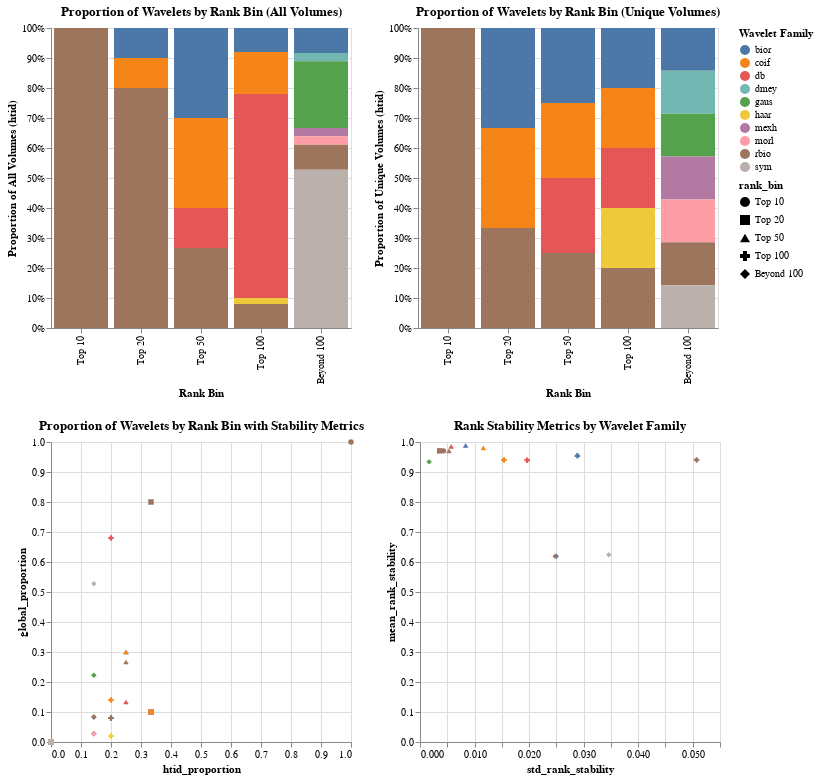

Notebook source saved alongside this figure:
### Code cell
# Add rank bins to the data
subset_combined_results_df['rank_bin'] = pd.cut(
    subset_combined_results_df['combined_final_wavelet_rank'],
    bins=[0, 10, 20, 50, 100, subset_combined_results_df['combined_final_wavelet_rank'].max()],
    labels=['Top 10', 'Top 20', 'Top 50', 'Top 100', 'Beyond 100']
)

# Add unique htid count and stability metrics to the summary
rank_bin_summary = subset_combined_results_df.groupby(['wavelet_family', 'rank_bin']).agg(
    count=('combined_final_wavelet_rank', 'count'),
    unique_htid=('htid', 'nunique'),  # Count of unique volumes (htid)
    mean_rank_stability=('rank_stability', 'mean'),  # Mean rank stability
    std_rank_stability=('rank_stability', 'std')  # Standard deviation of rank stability
).reset_index()

# Total count for each rank_bin
bin_totals = rank_bin_summary.groupby('rank_bin')['count'].sum().reset_index()
bin_totals.rename(columns={'count': 'total_bin_count'}, inplace=True)
rank_bin_summary = rank_bin_summary.merge(bin_totals, on='rank_bin')

# Total unique htid per rank_bin
bin_totals_htid = rank_bin_summary.groupby('rank_bin')['unique_htid'].sum().reset_index()
bin_totals_htid.rename(columns={'unique_htid': 'total_bin_unique_htid'}, inplace=True)
rank_bin_summary = rank_bin_summary.merge(bin_totals_htid, on='rank_bin')

# Proportion of all wavelets in each bin (relative to total bin count)
rank_bin_summary['global_proportion'] = rank_bin_summary['count'] / rank_bin_summary['total_bin_count']

# Proportion of unique htid in each bin relative to total unique htid for that bin
rank_bin_summary['htid_proportion'] = rank_bin_summary['unique_htid'] / rank_bin_summary['total_bin_unique_htid']

# Sort order for consistent visualization
sort_order = ['Top 10', 'Top 20', 'Top 50', 'Top 100', 'Beyond 100']

selection = alt.selection_multi(fields=['wavelet_family'], bind='legend')
# Create a bar chart to include rank stability metrics
global_chart = alt.Chart(rank_bin_summary).mark_bar().encode(
    x=alt.X('rank_bin:N', title='Rank Bin', sort=sort_order),
    y=alt.Y('global_proportion:Q', title='Proportion of All Volumes (htid)', stack='normalize'),
    color=alt.Color('wavelet_family:N', title='Wavelet Family', scale=alt.Scale(scheme='tableau10')),
    tooltip=[
        'wavelet_family',
        'rank_bin',
        'count',
        'global_proportion',
        'unique_htid',
        'htid_proportion',
        'mean_rank_stability',
        'std_rank_stability'
    ],
	opacity=alt.condition(selection, alt.value(1), alt.value(0.2))
).add_params(selection).properties(
    title='Proportion of Wavelets by Rank Bin (All Volumes)',
    width=300,
    height=300
)

htid_chart = alt.Chart(rank_bin_summary).mark_bar().encode(
    x=alt.X('rank_bin:N', title='Rank Bin', sort=sort_order),
    y=alt.Y('htid_proportion:Q', title='Proportion of Unique Volumes (htid)', stack='normalize'),
    color=alt.Color('wavelet_family:N', title='Wavelet Family', scale=alt.Scale(scheme='tableau10')),
    tooltip=[
        'wavelet_family',
        'rank_bin',
        'count',
        'global_proportion',
        'unique_htid',
        'htid_proportion',
        'mean_rank_stability',
        'std_rank_stability'
    ],
	opacity=alt.condition(selection, alt.value(1), alt.value(0.2))
).add_params(selection).properties(
    title='Proportion of Wavelets by Rank Bin (Unique Volumes)',
    width=300,
    height=300
)

# Scatter plot for rank stability metrics
htid_global_chart = alt.Chart(rank_bin_summary).mark_point(filled=True).encode(
    x='htid_proportion:Q',
    y='global_proportion:Q',
    color='wavelet_family:N',
    tooltip=[
        'wavelet_family', 
        'rank_bin', 
        'count', 
        'global_proportion', 
        'unique_htid', 
        'htid_proportion', 
        'mean_rank_stability', 
        'std_rank_stability'
    ],
    shape=alt.Shape('rank_bin:N', sort=sort_order),
	opacity=alt.condition(selection, alt.value(1), alt.value(0.2))
).add_params(selection).properties(
    title='Proportion of Wavelets by Rank Bin with Stability Metrics',
    width=300,
    height=300
)

stability_chart = alt.Chart(rank_bin_summary).mark_point(filled=True).encode(
	y='mean_rank_stability:Q',
	x='std_rank_stability:Q',
	color='wavelet_family:N',
	tooltip=[
		'wavelet_family', 
		'rank_bin',
		'count',
		'global_proportion',
		'unique_htid',
		'htid_proportion',
		'mean_rank_stability',
		'std_rank_stability'
	],
	opacity=alt.condition(selection, alt.value(1), alt.value(0.2)),
	shape=alt.Shape('rank_bin:N', sort=sort_order)
).add_params(selection).properties(
	title='Rank Stability Metrics by Wavelet Family',
	width=300,
	height=300
)

# Combine charts
alt.vconcat(alt.hconcat(global_chart, htid_chart), alt.hconcat(htid_global_chart, stability_chart))

### Figure 1 — Vega-Lite specification as saved in the notebook (floating-point values rounded to 4 significant figures)
{"config": {"view": {"continuousWidth": 300, "continuousHeight": 300}}, "vconcat": [{"hconcat": [{"mark": {"type": "bar"}, "encoding": {"color": {"field": "wavelet_family", "scale": {"scheme": "tableau10"}, "title": "Wavelet Family", "type": "nominal"}, "opacity": {"condition": {"param": "param_5", "value": 1}, "value": 0.2}, "tooltip": [{"field": "wavelet_family", "type": "nominal"}, {"field": "rank_bin", "type": "ordinal"}, {"field": "count", "type": "quantitative"}, {"field": "global_proportion", "type": "quantitative"}, {"field": "unique_htid", "type": "quantitative"}, {"field": "htid_proportion", "type": "quantitative"}, {"field": "mean_rank_stability", "type": "quantitative"}, {"field": "std_rank_stability", "type": "quantitative"}], "x": {"field": "rank_bin", "sort": ["Top 10", "Top 20", "Top 50", "Top 100", "Beyond 100"], "title": "Rank Bin", "type": "nominal"}, "y": {"field": "global_proportion", "stack": "normalize", "title": "Proportion of All Volumes (htid)", "type": "quantitative"}}, "height": 300, "name": "view_5", "title": "Proportion of Wavelets by Rank Bin (All Volumes)", "width": 300}, {"mark": {"type": "bar"}, "encoding": {"color": {"field": "wavelet_family", "scale": {"scheme": "tableau10"}, "title": "Wavelet Family", "type": "nominal"}, "opacity": {"condition": {"param": "param_5", "value": 1}, "value": 0.2}, "tooltip": [{"field": "wavelet_family", "type": "nominal"}, {"field": "rank_bin", "type": "ordinal"}, {"field": "count", "type": "quantitative"}, {"field": "global_proportion", "type": "quantitative"}, {"field": "unique_htid", "type": "quantitative"}, {"field": "htid_proportion", "type": "quantitative"}, {"field": "mean_rank_stability", "type": "quantitative"}, {"field": "std_rank_stability", "type": "quantitative"}], "x": {"field": "rank_bin", "sort": ["Top 10", "Top 20", "Top 50", "Top 100", "Beyond 100"], "title": "Rank Bin", "type": "nominal"}, "y": {"field": "htid_proportion", "stack": "normalize", "title": "Proportion of Unique Volumes (htid)", "type": "quantitative"}}, "height": 300, "name": "view_6", "title": "Proportion of Wavelets by Rank Bin (Unique Volumes)", "width": 300}]}, {"hconcat": [{"mark": {"type": "point", "filled": true}, "encoding": {"color": {"field": "wavelet_family", "type": "nominal"}, "opacity": {"condition": {"param": "param_5", "value": 1}, "value": 0.2}, "shape": {"field": "rank_bin", "sort": ["Top 10", "Top 20", "Top 50", "Top 100", "Beyond 100"], "type": "nominal"}, "tooltip": [{"field": "wavelet_family", "type": "nominal"}, {"field": "rank_bin", "type": "ordinal"}, {"field": "count", "type": "quantitative"}, {"field": "global_proportion", "type": "quantitative"}, {"field": "unique_htid", "type": "quantitative"}, {"field": "htid_proportion", "type": "quantitative"}, {"field": "mean_rank_stability", "type": "quantitative"}, {"field": "std_rank_stability", "type": "quantitative"}], "x": {"field": "htid_proportion", "type": "quantitative"}, "y": {"field": "global_proportion", "type": "quantitative"}}, "height": 300, "name": "view_7", "title": "Proportion of Wavelets by Rank Bin with Stability Metrics", "width": 300}, {"mark": {"type": "point", "filled": true}, "encoding": {"color": {"field": "wavelet_family", "type": "nominal"}, "opacity": {"condition": {"param": "param_5", "value": 1}, "value": 0.2}, "shape": {"field": "rank_bin", "sort": ["Top 10", "Top 20", "Top 50", "Top 100", "Beyond 100"], "type": "nominal"}, "tooltip": [{"field": "wavelet_family", "type": "nominal"}, {"field": "rank_bin", "type": "ordinal"}, {"field": "count", "type": "quantitative"}, {"field": "global_proportion", "type": "quantitative"}, {"field": "unique_htid", "type": "quantitative"}, {"field": "htid_proportion", "type": "quantitative"}, {"field": "mean_rank_stability", "type": "quantitative"}, {"field": "std_rank_stability", "type": "quantitative"}], "x": {"field": "std_rank_stability", "type": "quantitative"}, "y": {"field": "mean_rank_stability", "type": "quantitative"}}, "height": 300, "name": "view_8", "title": "Rank Stability Metrics by Wavelet Family", "width": 300}]}], "data": {"name": "data-c5f222a9a4541392172662d2c73ec0b3"}, "params": [{"name": "param_5", "select": {"type": "point", "fields": ["wavelet_family"]}, "bind": "legend", "views": ["view_5", "view_6", "view_7", "view_8"]}], "$schema": "https://vega.github.io/schema/vega-lite/v5.8.0.json", "datasets": {"data-c5f222a9a4541392172662d2c73ec0b3": [{"wavelet_family": "bior", "rank_bin": "Top 10", "count": 0, "unique_htid": 0, "mean_rank_stability": null, "std_rank_stability": null, "total_bin_count": 10, "total_bin_unique_htid": 1, "global_proportion": 0.0, "htid_proportion": 0.0}, {"wavelet_family": "bior", "rank_bin": "Top 20", "count": 1, "unique_htid": 1, "mean_rank_stability": 0.996, "std_rank_stability": null, "total_bin_count": 10, "total_bin_unique_htid": 3, "global_proportion": 0.1, "htid_proportion": 0.3333}, {"wavelet_family": "bior", "rank_bin": "Top 50", "count": 9, "unique_htid": 1, "mean_rank_stability": 0.9888, "std_rank_stability": 0.008366, "total_bin_count": 30, "total_bin_unique_htid": 4, "global_proportion": 0.3, "htid_proportion": 0.25}, {"wavelet_family": "bior", "rank_bin": "Top 100", "count": 4, "unique_htid": 1, "mean_rank_stability": 0.9538, "std_rank_stability": 0.02885, "total_bin_count": 50, "total_bin_unique_htid": 5, "global_proportion": 0.08, "htid_proportion": 0.2}, {"wavelet_family": "bior", "rank_bin": "Beyond 100", "count": 3, "unique_htid": 1, "mean_rank_stability": 0.6189, "std_rank_stability": 0.02499, "total_bin_count": 36, "total_bin_unique_htid": 7, "global_proportion": 0.08333, "htid_proportion": 0.1429}, {"wavelet_family": "coif", "rank_bin": "Top 10", "count": 0, "unique_htid": 0, "mean_rank_stability": null, "std_rank_stability": null, "total_bin_count": 10, "total_bin_unique_htid": 1, "global_proportion": 0.0, "htid_proportion": 0.0}, {"wavelet_family": "coif", "rank_bin": "Top 20", "count": 1, "unique_htid": 1, "mean_rank_stability": 0.9942, "std_rank_stability": null, "total_bin_count": 10, "total_bin_unique_htid": 3, "global_proportion": 0.1, "htid_proportion": 0.3333}, {"wavelet_family": "coif", "rank_bin": "Top 50", "count": 9, "unique_htid": 1, "mean_rank_stability": 0.9801, "std_rank_stability": 0.01162, "total_bin_count": 30, "total_bin_unique_htid": 4, "global_proportion": 0.3, "htid_proportion": 0.25}, {"wavelet_family": "coif", "rank_bin": "Top 100", "count": 7, "unique_htid": 1, "mean_rank_stability": 0.9403, "std_rank_stability": 0.01538, "total_bin_count": 50, "total_bin_unique_htid": 5, "global_proportion": 0.14, "htid_proportion": 0.2}, {"wavelet_family": "coif", "rank_bin": "Beyond 100", "count": 0, "unique_htid": 0, "mean_rank_stability": null, "std_rank_stability": null, "total_bin_count": 36, "total_bin_unique_htid": 7, "global_proportion": 0.0, "htid_proportion": 0.0}, {"wavelet_family": "db", "rank_bin": "Top 10", "count": 0, "unique_htid": 0, "mean_rank_stability": null, "std_rank_stability": null, "total_bin_count": 10, "total_bin_unique_htid": 1, "global_proportion": 0.0, "htid_proportion": 0.0}, {"wavelet_family": "db", "rank_bin": "Top 20", "count": 0, "unique_htid": 0, "mean_rank_stability": null, "std_rank_stability": null, "total_bin_count": 10, "total_bin_unique_htid": 3, "global_proportion": 0.0, "htid_proportion": 0.0}, {"wavelet_family": "db", "rank_bin": "Top 50", "count": 4, "unique_htid": 1, "mean_rank_stability": 0.9851, "std_rank_stability": 0.005719, "total_bin_count": 30, "total_bin_unique_htid": 4, "global_proportion": 0.1333, "htid_proportion": 0.25}, {"wavelet_family": "db", "rank_bin": "Top 100", "count": 34, "unique_htid": 1, "mean_rank_stability": 0.9393, "std_rank_stability": 0.01964, "total_bin_count": 50, "total_bin_unique_htid": 5, "global_proportion": 0.68, "htid_proportion": 0.2}, {"wavelet_family": "db", "rank_bin": "Beyond 100", "count": 0, "unique_htid": 0, "mean_rank_stability": null, "std_rank_stability": null, "total_bin_count": 36, "total_bin_unique_htid": 7, "global_proportion": 0.0, "htid_proportion": 0.0}, {"wavelet_family": "dmey", "rank_bin": "Top 10", "count": 0, "unique_htid": 0, "mean_rank_stability": null, "std_rank_stability": null, "total_bin_count": 10, "total_bin_unique_htid": 1, "global_proportion": 0.0, "htid_proportion": 0.0}, {"wavelet_family": "dmey", "rank_bin": "Top 20", "count": 0, "unique_htid": 0, "mean_rank_stability": null, "std_rank_stability": null, "total_bin_count": 10, "total_bin_unique_htid": 3, "global_proportion": 0.0, "htid_proportion": 0.0}, {"wavelet_family": "dmey", "rank_bin": "Top 50", "count": 0, "unique_htid": 0, "mean_rank_stability": null, "std_rank_stability": null, "total_bin_count": 30, "total_bin_unique_htid": 4, "global_proportion": 0.0, "htid_proportion": 0.0}, {"wavelet_family": "dmey", "rank_bin": "Top 100", "count": 0, "unique_htid": 0, "mean_rank_stability": null, "std_rank_stability": null, "total_bin_count": 50, "total_bin_unique_htid": 5, "global_proportion": 0.0, "htid_proportion": 0.0}, {"wavelet_family": "dmey", "rank_bin": "Beyond 100", "count": 1, "unique_htid": 1, "mean_rank_stability": 0.5563, "std_rank_stability": null, "total_bin_count": 36, "total_bin_unique_htid": 7, "global_proportion": 0.02778, "htid_proportion": 0.1429}, {"wavelet_family": "gaus", "rank_bin": "Top 10", "count": 0, "unique_htid": 0, "mean_rank_stability": null, "std_rank_stability": null, "total_bin_count": 10, "total_bin_unique_htid": 1, "global_proportion": 0.0, "htid_proportion": 0.0}, {"wavelet_family": "gaus", "rank_bin": "Top 20", "count": 0, "unique_htid": 0, "mean_rank_stability": null, "std_rank_stability": null, "total_bin_count": 10, "total_bin_unique_htid": 3, "global_proportion": 0.0, "htid_proportion": 0.0}, {"wavelet_family": "gaus", "rank_bin": "Top 50", "count": 0, "unique_htid": 0, "mean_rank_stability": null, "std_rank_stability": null, "total_bin_count": 30, "total_bin_unique_htid": 4, "global_proportion": 0.0, "htid_proportion": 0.0}, {"wavelet_family": "gaus", "rank_bin": "Top 100", "count": 0, "unique_htid": 0, "mean_rank_stability": null, "std_rank_stability": null, "total_bin_count": 50, "total_bin_unique_htid": 5, "global_proportion": 0.0, "htid_proportion": 0.0}, {"wavelet_family": "gaus", "rank_bin": "Beyond 100", "count": 8, "unique_htid": 1, "mean_rank_stability": 0.9338, "std_rank_stability": 0.001671, "total_bin_count": 36, "total_bin_unique_htid": 7, "global_proportion": 0.2222, "htid_proportion": 0.1429}, {"wavelet_family": "haar", "rank_bin": "Top 10", "count": 0, "unique_htid": 0, "mean_rank_stability": null, "std_rank_stability": null, "total_bin_count": 10, "total_bin_unique_htid": 1, "global_proportion": 0.0, "htid_proportion": 0.0}, {"wavelet_family": "haar", "rank_bin": "Top 20", "count": 0, "unique_htid": 0, "mean_rank_stability": null, "std_rank_stability": null, "total_bin_count": 10, "total_bin_unique_htid": 3, "global_proportion": 0.0, "htid_proportion": 0.0}, {"wavelet_family": "haar", "rank_bin": "Top 50", "count": 0, "unique_htid": 0, "mean_rank_stability": null, "std_rank_stability": null, "total_bin_count": 30, "total_bin_unique_htid": 4, "global_proportion": 0.0, "htid_proportion": 0.0}, {"wavelet_family": "haar", "rank_bin": "Top 100", "count": 1, "unique_htid": 1, "mean_rank_stability": 0.964, "std_rank_stability": null, "total_bin_count": 50, "total_bin_unique_htid": 5, "global_proportion": 0.02, "htid_proportion": 0.2}, {"wavelet_family": "haar", "rank_bin": "Beyond 100", "count": 0, "unique_htid": 0, "mean_rank_stability": null, "std_rank_stability": null, "total_bin_count": 36, "total_bin_unique_htid": 7, "global_proportion": 0.0, "htid_proportion": 0.0}, {"wavelet_family": "mexh", "rank_bin": "Top 10", "count": 0, "unique_htid": 0, "mean_rank_stability": null, "std_rank_stability": null, "total_bin_count": 10, "total_bin_unique_htid": 1, "global_proportion": 0.0, "htid_proportion": 0.0}, {"wavelet_family": "mexh", "rank_bin": "Top 20", "count": 0, "unique_htid": 0, "mean_rank_stability": null, "std_rank_stability": null, "total_bin_count": 10, "total_bin_unique_htid": 3, "global_proportion": 0.0, "htid_proportion": 0.0}, {"wavelet_family": "mexh", "rank_bin": "Top 50", "count": 0, "unique_htid": 0, "mean_rank_stability": null, "std_rank_stability": null, "total_bin_count": 30, "total_bin_unique_htid": 4, "global_proportion": 0.0, "htid_proportion": 0.0}, {"wavelet_family": "mexh", "rank_bin": "Top 100", "count": 0, "unique_htid": 0, "mean_rank_stability": null, "std_rank_stability": null, "total_bin_count": 50, "total_bin_unique_htid": 5, "global_proportion": 0.0, "htid_proportion": 0.0}, {"wavelet_family": "mexh", "rank_bin": "Beyond 100", "count": 1, "unique_htid": 1, "mean_rank_stability": 0.9349, "std_rank_stability": null, "total_bin_count": 36, "total_bin_unique_htid": 7, "global_proportion": 0.02778, "htid_proportion": 0.1429}, {"wavelet_family": "morl", "rank_bin": "Top 10", "count": 0, "unique_htid": 0, "mean_rank_stability": null, "std_rank_stability": null, "total_bin_count": 10, "total_bin_unique_htid": 1, "global_proportion": 0.0, "htid_proportion": 0.0}, {"wavelet_family": "morl", "rank_bin": "Top 20", "count": 0, "unique_htid": 0, "mean_rank_stability": null, "std_rank_stability": null, "total_bin_count": 10, "total_bin_unique_htid": 3, "global_proportion": 0.0, "htid_proportion": 0.0}, {"wavelet_family": "morl", "rank_bin": "Top 50", "count": 0, "unique_htid": 0, "mean_rank_stability": null, "std_rank_stability": null, "total_bin_count": 30, "total_bin_unique_htid": 4, "global_proportion": 0.0, "htid_proportion": 0.0}, {"wavelet_family": "morl", "rank_bin": "Top 100", "count": 0, "unique_htid": 0, "mean_rank_stability": null, "std_rank_stability": null, "total_bin_count": 50, "total_bin_unique_htid": 5, "global_proportion": 0.0, "htid_proportion": 0.0}, {"wavelet_family": "morl", "rank_bin": "Beyond 100", "count": 1, "unique_htid": 1, "mean_rank_stability": 0.9356, "std_rank_stability": null, "total_bin_count": 36, "total_bin_unique_htid": 7, "global_proportion": 0.02778, "htid_proportion": 0.1429}, {"wavelet_family": "rbio", "rank_bin": "Top 10", "count": 10, "unique_htid": 1, "mean_rank_stability": 0.9704, "std_rank_stability": 0.004305, "total_bin_count": 10, "total_bin_unique_htid": 1, "global_proportion": 1.0, "htid_proportion": 1.0}, {"wavelet_family": "rbio", "rank_bin": "Top 20", "count": 8, "unique_htid": 1, "mean_rank_stability": 0.9705, "std_rank_stability": 0.003609, "total_bin_count": 10, "total_bin_unique_htid": 3, "global_proportion": 0.8, "htid_proportion": 0.3333}, {"wavelet_family": "rbio", "rank_bin": "Top 50", "count": 8, "unique_htid": 1, "mean_rank_stability": 0.9702, "std_rank_stability": 0.005308, "total_bin_count": 30, "total_bin_unique_htid": 4, "global_proportion": 0.2667, "htid_proportion": 0.25}, {"wavelet_family": "rbio", "rank_bin": "Top 100", "count": 4, "unique_htid": 1, "mean_rank_stability": 0.9402, "std_rank_stability": 0.05071, "total_bin_count": 50, "total_bin_unique_htid": 5, "global_proportion": 0.08, "htid_proportion": 0.2}, {"wavelet_family": "rbio", "rank_bin": "Beyond 100", "count": 3, "unique_htid": 1, "mean_rank_stability": 0.6188, "std_rank_stability": 0.02478, "total_bin_count": 36, "total_bin_unique_htid": 7, "global_proportion": 0.08333, "htid_proportion": 0.1429}, {"wavelet_family": "sym", "rank_bin": "Top 10", "count": 0, "unique_htid": 0, "mean_rank_stability": null, "std_rank_stability": null, "total_bin_count": 10, "total_bin_unique_htid": 1, "global_proportion": 0.0, "htid_proportion": 0.0}, {"wavelet_family": "sym", "rank_bin": "Top 20", "count": 0, "unique_htid": 0, "mean_rank_stability": null, "std_rank_stability": null, "total_bin_count": 10, "total_bin_unique_htid": 3, "global_proportion": 0.0, "htid_proportion": 0.0}, {"wavelet_family": "sym", "rank_bin": "Top 50", "count": 0, "unique_htid": 0, "mean_rank_stability": null, "std_rank_stability": null, "total_bin_count": 30, "total_bin_unique_htid": 4, "global_proportion": 0.0, "htid_proportion": 0.0}, {"wavelet_family": "sym", "rank_bin": "Top 100", "count": 0, "unique_htid": 0, "mean_rank_stability": null, "std_rank_stability": null, "total_bin_count": 50, "total_bin_unique_htid": 5, "global_proportion": 0.0, "htid_proportion": 0.0}, {"wavelet_family": "sym", "rank_bin": "Beyond 100", "count": 19, "unique_htid": 1, "mean_rank_stability": 0.6244, "std_rank_stability": 0.03461, "total_bin_count": 36, "total_bin_unique_htid": 7, "global_proportion": 0.5278, "htid_proportion": 0.1429}]}}
